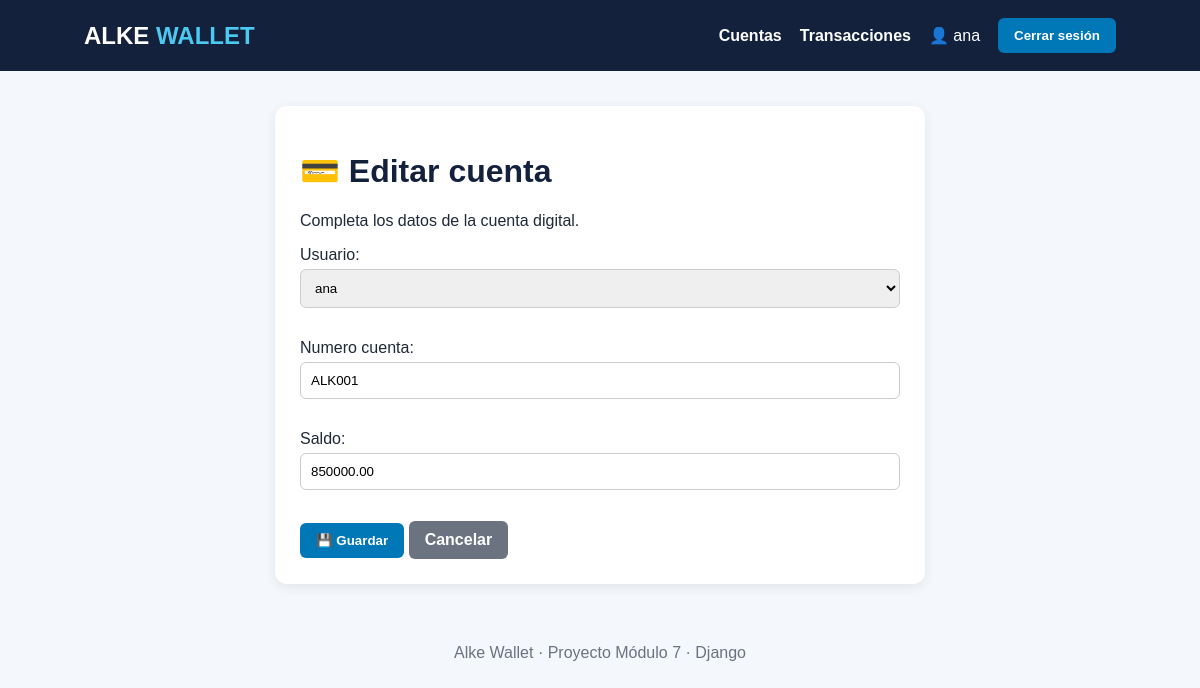
Page /cuentas/1/editar/ (signed in) on the committed database.
### gestion/models.py (models this page shows, shortened)
class Cuenta(models.Model):
    usuario = models.OneToOneField(
        User,
        on_delete=models.CASCADE,
        related_name='cuenta'
    )
    numero_cuenta = models.CharField(
        max_length=20,
        unique=True
    )
    saldo = models.DecimalField(
        max_digits=12,
        decimal_places=2,
        default=0,
        validators=[MinValueValidator(Decimal('0.00'))]
    )
    fecha_creacion = models.DateTimeField(auto_now_add=True)

### gestion/views.py (the view)
@login_required
def editar_cuenta(request, cuenta_id):
    cuenta = get_object_or_404(Cuenta, id=cuenta_id)
    if request.method == 'POST':
        form = CuentaForm(request.POST, instance=cuenta)
        if form.is_valid():
            form.save()
            return redirect('lista_cuentas')
    else:
        form = CuentaForm(instance=cuenta)
    return render(
        request,
        'gestion/form_cuenta.html',
        {
            'form': form,
            'titulo': 'Editar cuenta'
        }
    )

### gestion/forms.py
class CuentaForm(forms.ModelForm):
    class Meta:
        model = Cuenta
        fields = ['usuario', 'numero_cuenta', 'saldo']
        widgets = {
            'usuario': forms.Select(attrs={'class': 'form-control'}),
            'numero_cuenta': forms.TextInput(attrs={'class': 'form-control'}),
            'saldo': forms.NumberInput(attrs={'class': 'form-control'}),
        }

### gestion/templates/gestion/form_cuenta.html (shortened to what this page needs)
{% extends 'gestion/base.html' %}
{% block content %}
<div class="tarjeta" style="max-width:650px; margin:auto;">
    <h1>💳 {{ titulo }}</h1>
    <p>Completa los datos de la cuenta digital.</p>
    <form method="post">
        {{ form.as_p }}
        <button type="submit" class="boton">
            💾 Guardar
        </button>
        <a href="{% url 'lista_cuentas' %}"
           class="boton"
           style="background:#6b7280;">
            Cancelar
        </a>
    </form>
</div>
{% endblock %}

### gestion/templates/gestion/base.html (shortened to what this page needs)
{% load static %}
<!DOCTYPE html>
<html lang="es">
<head>
    <link rel="stylesheet" href="{% static 'gestion/style.css' %}">
</head>
<body>
    <header>
        <div class="logo">
            ALKE <span>WALLET</span>
        </div>
        <nav>
            {% if user.is_authenticated %}
                <a href="{% url 'lista_cuentas' %}">
                    Cuentas
                </a>
                <a href="{% url 'lista_transacciones' %}">
                    Transacciones
                </a>
                <span>
                    👤 {{ user.username }}
                </span>
                <form method="post"
                      action="{% url 'logout' %}"
                      style="display:inline; margin:0;">
                    <button type="submit" class="boton">
                        Cerrar sesión
                    </button>
                </form>
            {% else %}
                <a href="{% url 'login' %}">
                    Iniciar sesión
                </a>
            {% endif %}
        </nav>
    </header>
    <main class="contenedor">
        {% block content %}
        {% endblock %}
    </main>
    <footer>
        Alke Wallet · Proyecto Módulo 7 · Django
    </footer>
</body>
</html>

### gestion/static/gestion/style.css (style rules this page uses)
html { scroll-behavior: smooth; }

### gestion/templates/gestion/base.html (style rules this page uses)
* { box-sizing: border-box; }
body { margin: 0; font-family: Arial, Helvetica, sans-serif; background: #f4f7fb; color: #1f2937; }
header { background: #14213d; color: white; padding: 18px 7%; display: flex; justify-content: space-between; align-items: center; }
.logo { font-size: 24px; font-weight: bold; }
.logo span { color: #4cc9f0; }
nav { display: flex; align-items: center; gap: 18px; }
nav a { color: white; text-decoration: none; font-weight: bold; }
.contenedor { width: 90%; max-width: 1100px; margin: 35px auto; }
.tarjeta { background: white; border-radius: 12px; padding: 25px; box-shadow: 0 3px 12px rgba(0, 0, 0, 0.08); }
h1, h2 { color: #14213d; }
.boton { display: inline-block; background: #0077b6; color: white; padding: 10px 16px; border: none; border-radius: 6px; text-decoration: none; cursor: pointer; font-weight: bold; }
input, select, textarea { width: 100%; padding: 10px; margin-top: 5px; margin-bottom: 15px; border: 1px solid #ccc; border-radius: 6px; }
footer { text-align: center; color: #6b7280; padding: 25px; }

### rows in the picture
Cuenta: usuario "ana", numero_cuenta "ALK001", saldo "850000.00"

### other values in the picture
{{ user.username }} "ana"
{{ titulo }} "Editar cuenta"
